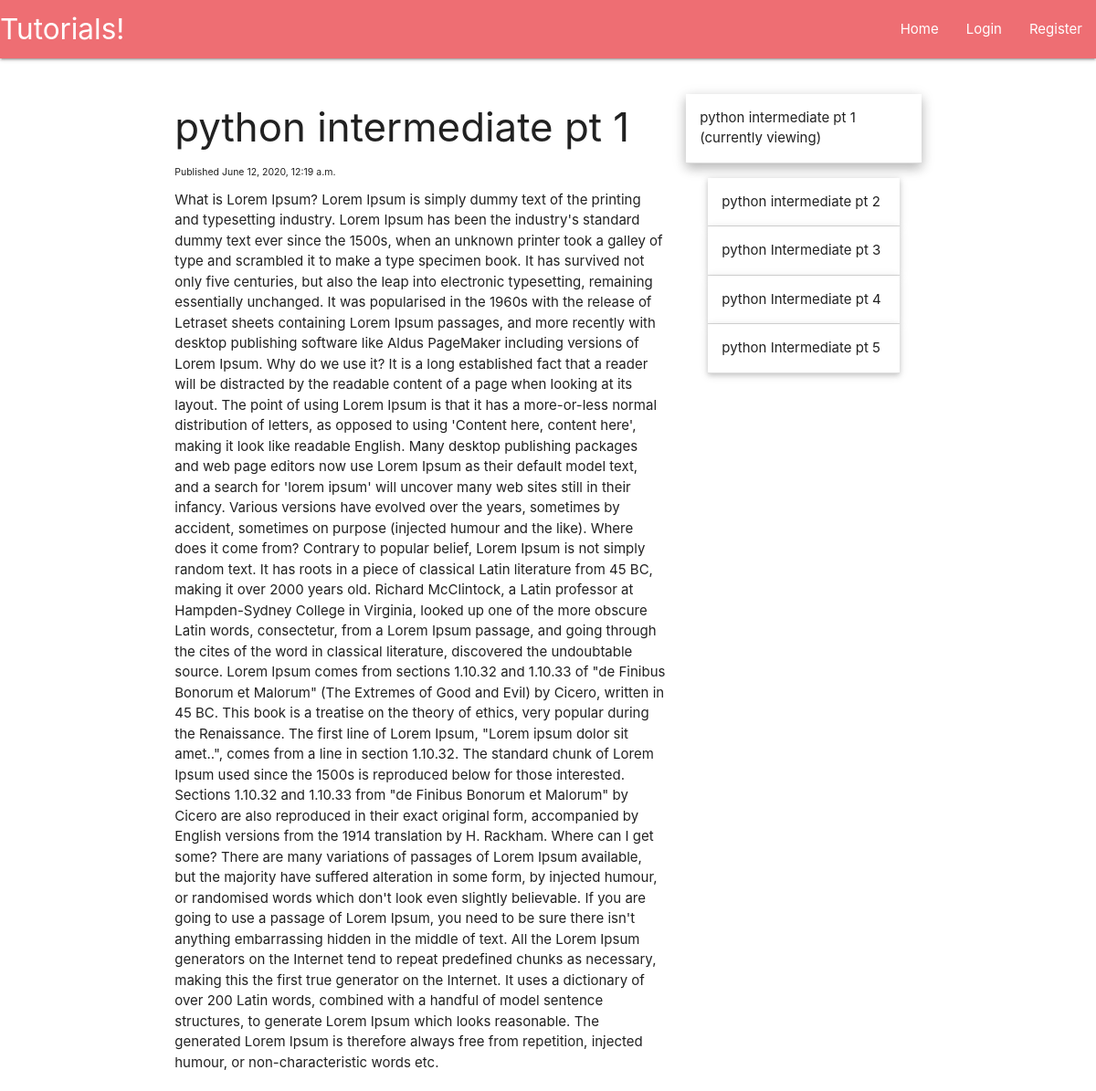
Screenshot of /python-inter-pt-1 with the database file from the repository.
### main/models.py (models this page shows, shortened)
class Tutorial(models.Model):
    tutorial_title = models.CharField(max_length=200)
    tutorial_content = models.TextField()
    tutorial_published = models.DateTimeField('date published', default=datetime.now())
    tutorial_series = models.ForeignKey(TutorialSeries, default=True, verbose_name="Series", on_delete=models.SET_DEFAULT)
    tutorial_slug = models.CharField(max_length=200, default=1)

### main/views.py (the view, shortened to what this page needs)
# urls.py: path('<single_slug>', views.single_slug, name='single_slug'),
def single_slug(request, single_slug):
	categories = [c.category_slug for c in TutorialCategory.objects.all()]
	tutorials = [t.tutorial_slug for t in Tutorial.objects.all()]
	if single_slug in tutorials:
		this_tutorial = Tutorial.objects.get(tutorial_slug=single_slug)
		tutorial_from_series = Tutorial.objects.filter(tutorial_series__tutorial_series=this_tutorial.tutorial_series).order_by('tutorial_published')
		this_tutorial_idx = list(tutorial_from_series).index(this_tutorial)
		return render(request,
					  "main/tutorial.html",
					  {'tutorial': this_tutorial,
					   'sidebar': tutorial_from_series,
					   'this_tutorial_idx': this_tutorial_idx})
	return HttpResponse(f'{single_slug} does not corresponds to anything.')

### main/models.py (called while the page is built)
    def __str__(self):
        return self.tutorial_series

### main/templates/main/tutorial.html (shortened to what this page needs)
{% extends 'main/header.html' %}
{% block content %}
    <div class="row">
        <div class="col s12, m8, l8">
            <h3>{{tutorial.tutorial_title}}</h3>
            <p style="font-size:70%">Published {{tutorial.tutorial_published}}</p>
            {{tutorial.tutorial_content|safe}}
        </div>
        <div class="col s12 m4 l4">
            <ul class="collapsible popout">
                {% for tutorial in sidebar %}
                    {% if forloop.counter0 == this_tutorial_idx %}
                        <li class="active">
                            <div class="collapsible-header">{{tutorial.tutorial_title}}<br>(currently viewing)</div>
                        </li>
                    {% else %}
                        <li>
                            <div class="collapsible-header">{{tutorial.tutorial_title}}</div>
                        </li>
                    {% endif %}
                {% endfor %}
            </ul>
        </div>
    </div>
{% endblock %}

### rows the page displays
Tutorial: tutorial_title "python intermediate pt 1", tutorial_published "June 12, 2020, 12:19 a.m.", tutorial_content "What is Lorem Ipsum? Lorem Ipsum is simply dummy text of the printing and typesetting industry. Lorem Ipsum has been the industry's standard dummy text ever since the 1500s, when an unknown printer took a galley of type and scrambled it to make a type specimen book. It has survived not only five centuries, but also the leap into electronic typesetting, remaining essentially unchanged. It was popularised in the 1960s with the release of Letraset sheets containing Lorem Ipsum passages, and more recently with desktop publishing software like Aldus PageMaker including versions of Lorem Ipsum. Why do we use it? It is a long established fact that a reader will be distracted by the readable…"
Tutorial: tutorial_title "python intermediate pt 2"
Tutorial: tutorial_title "python Intermediate pt 3"
Tutorial: tutorial_title "python Intermediate pt 4"
Tutorial: tutorial_title "python Intermediate pt 5"
